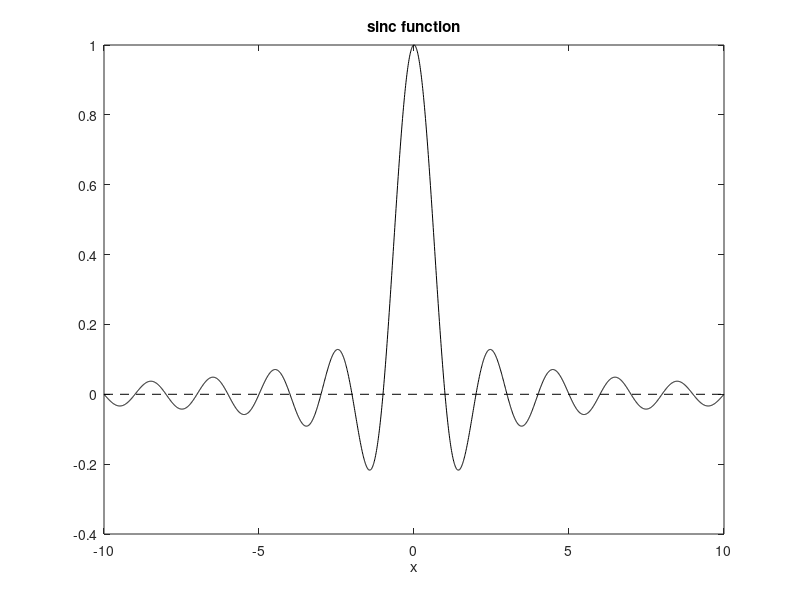

This chart was generated by the following MATLAB code:
% The sinc function
x=-10:0.01:10;
y=sinc(x); %the sinc function
plot(x,y,'k'); %plots the function
hold on;
plot([-10 10],[0 0],'--k'); %horizontal dotted line
xlabel('x'); title('sinc function')
